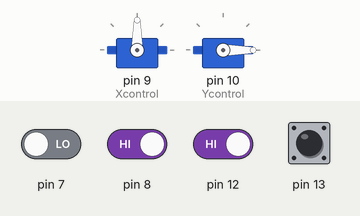
The sketch below on a simulated Arduino Uno, built with avr-gcc and run on an emulated ATmega328P. Shown: 2 × servo. The test bench sets the inputs (shaded band); at power-on: pin 8, pin 12, pin 13 HIGH, pin 7 LOW.

Above: at 1.2 s.
1.3 s: pin 8 driven LOW
At 2.1 s:
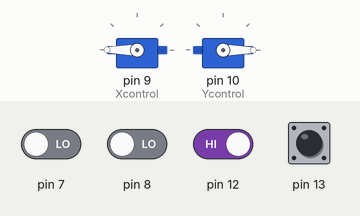
2.8 s: pin 12 driven LOW
At 3.2 s:
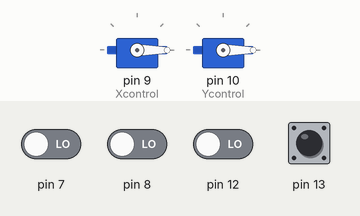
Timing chart, 0 to 5.8 s (numbered marks = the images above; inputs shaded):
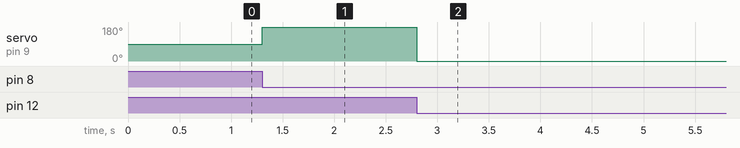

The sketch:

sketch_jan25a.ino
```cpp
#include <Servo.h>

Servo Xcontrol;
Servo Ycontrol;

void setup(){
  Xcontrol.attach(9);
  Ycontrol.attach(10);
  Xcontrol.write(90);
  Ycontrol.write(90);
  pinMode(7,INPUT);
  pinMode(8,INPUT);
  pinMode(12,INPUT);
  pinMode(13,INPUT);
}
void loop(){
  while(digitalRead(7)==HIGH){
    GoFor();
  }
  while(digitalRead(8)==HIGH){
    GoBac();
  }
  while(digitalRead(12)==HIGH){
   GoLef();
  }
  while(digitalRead(13)==HIGH){
   GoRig();
  }
  while(digitalRead(7)==LOW&&digitalRead(8)==LOW&&digitalRead(12)==LOW&&digitalRead(13)==LOW){
    Stop();
  }
}
void GoFor(){
  Ycontrol.write(180);
}
void GoBac(){
  Ycontrol.write(0);
}
void GoLef(){
  Xcontrol.write(180);
}
void GoRig(){
  Xcontrol.write(0);
}
void Stop(){
  Xcontrol.write(90);
  Ycontrol.write(90);
}
```

Measured:
- after the input at 1.3 s, servo on pin 9 (Xcontrol): 90° → 180° at once
- after the input at 2.8 s, servo on pin 9 (Xcontrol): 180° → 0° at once
